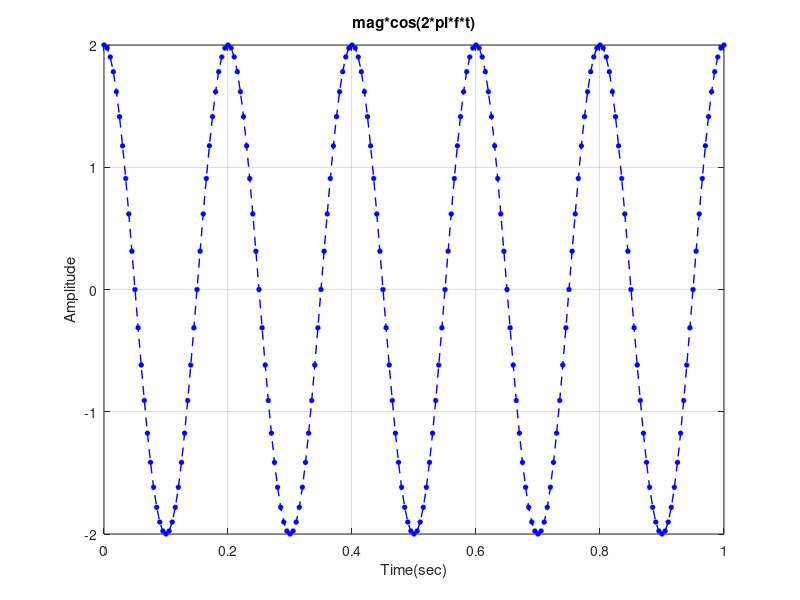

Here is the MATLAB script that generated this plot:
%Question 5
t = 0:1/200:1;
x = 2*cos(2*pi*5*t);

plot(t, x, '--o', 'color', 'b', 'LineWidth', 1, 'MarkerSize', 3, 'MarkerFaceColor' , 'b','MarkerEdgeColor','b');
title('mag*cos(2*pi*f*t)'); xlabel('Time(sec)'); ylabel('Amplitude');
grid on
